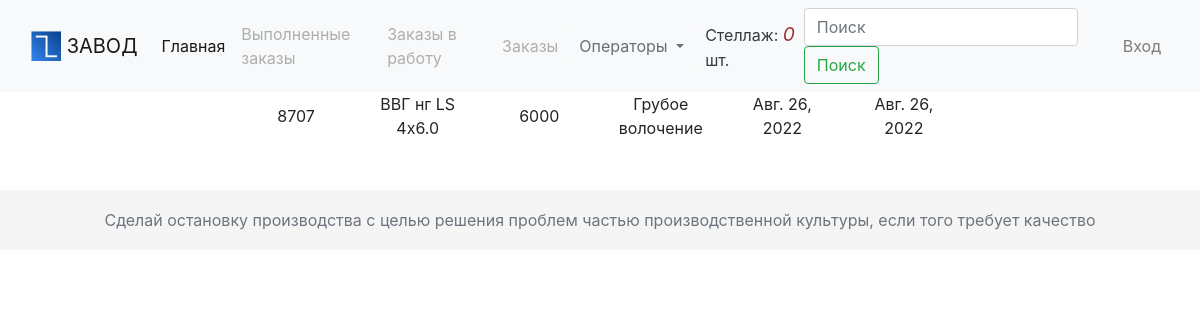
Screenshot of /orders/68/8707-60/ with the database file from the repository.
### orders/models.py (models this page shows, shortened)
class Order(models.Model):
    PLASTIC_CHOICE = [
        ("ВВГ", "ВВГ"),
        ("ППГ", "ППГ"),
    ]
    DESIGN_CHOICE = [
        ("нг", "нг"),
        ("Пнг", "Пнг"),
    ]
    PURPOSE_CHOICE = [
        ("LS", "LS"),
        ("LTx", "LTx"),
        ("FRLS", "FRLS"),
        ("FRLSLTx", "FRLSLTx"),
    ]
    CORES_CHOICE = [
        (1, 1),
        (2, 2),
        (3, 3),
        (4, 4),
        (5, 5),
    ]
    CROSSSECTION_CHOICE = [
        ("0.5", "0.5"),
        ("0.75", "0.75"),
        ("1.0", "1.0"),
        ("1.5", "1.5"),
        ("2.5", "2.5"),
        ("4.0", "4.0"),
        ("6.0", "6.0"),
        ("10", "10"),
    ]
    batch_number = models.IntegerField(
        verbose_name="Номер партии", unique=True, db_index=True
    )
    slug = models.SlugField(max_length=10, db_index=True)
    operation = models.ForeignKey(
        Operation,
        related_name="order_operation",
        on_delete=models.CASCADE,
        default="Грубое волочение",
        verbose_name="Операция",
        db_index=True,
    )
    plastic = models.CharField(
        max_length=3, verbose_name="Пластик", choices=PLASTIC_CHOICE, default="ВВГ"
    )
    design = models.CharField(
        max_length=3, verbose_name="Исполнение", choices=DESIGN_CHOICE, default="нг"
    )
    purpose = models.CharField(
        max_length=7, verbose_name="Назначение", choices=PURPOSE_CHOICE, default="LS"
    )
    cores = models.IntegerField(verbose_name="Количество жил", choices=CORES_CHOICE)
    crosssection = models.CharField(
        max_length=3, verbose_name="Поперечное сечение", choices=CROSSSECTION_CHOICE
    )
    footage = models.IntegerField(verbose_name="Метраж", default=15000)
    created = models.DateField(verbose_name="Дата добавления", auto_now_add=True)
    completion = models.DateField(verbose_name="Дата завершения")
    updated = models.DateField(verbose_name="Дата обновления", auto_now=True)
    finished = models.BooleanField(verbose_name="Готов", default=False, db_index=True)
    discard = models.BooleanField(verbose_name="Брак", default=False, db_index=True)
    in_production = models.BooleanField(
        default=False, db_index=True, verbose_name="В производстве"
    )
    class Meta:
        ordering = (
            "operation",
            "batch_number",
        )
        index_together = (("batch_number", "slug"),)
        verbose_name = "Заказ"
        verbose_name_plural = "Заказы"
    def __str__(self):
        return (
            f"№{self.batch_number} {self.operation} {self.plastic} {self.design} {self.purpose} "
            f"{self.cores}x{self.crosssection}  {self.footage} м."
        )

class Operation(models.Model):
    name = models.CharField(max_length=50, db_index=True)
    slug = models.SlugField(max_length=50, db_index=True)
    def __str__(self):
        return self.name
    class Meta:
        verbose_name = "Тех операция"
        verbose_name_plural = "Тех операции"

### orders/views.py (the view)
# urls.py: path("<int:id>/<slug:slug>/", views.OrderDetailView.as_view(), name="order_detail"),
class OrderDetailView(View):
    def get(self, request, id, slug):
        order = get_object_or_404(Order, id=id, slug=slug)
        return render(
            request,
            "orders/orders_detail.html",
            {
                "order": order,
            },
        )

### shelf/context_processors.py (called while the page is built)
def shelf(request):
    return {"shelf": Shelf(request)}

### shelf/shelf.py (called while the page is built)
    def __len__(self):
        return len(self.shelf)

### orders/templates/orders/orders_detail.html (shortened to what this page needs)
{% extends 'manufactur/base.html' %}
{% block content %}
    <div class="container overflow-hidden text-center">
        <div class="row">
            <div class="col">
                {{ order.batch_number }}
            </div>
            <div class="col">
                {{ order.plastic }} {{ order.design }} {{ order.purpose }} {{ order.cores }}x{{ order.crosssection }}
            </div>
            <div class="col">
                {{ order.footage }}
            </div>
            <div class="col">
                {{ order.operation }}
            </div>
            <div class="col">
                {{ order.created }}
            </div>
            <div class="col">
                {{ order.updated }}
            </div>
        </div>
    </div>
{% endblock %}

### static/css/style.css (style rules this page uses)
html { font-size: 1rem; position: relative; min-height: 100%; }
@media (min-width: 320px) { html { font-size: 0.6rem } }
@media (min-width: 480px) { html { font-size: 0.8rem } }
@media (min-width: 768px) { html { font-size: 0.9rem } }
@media (min-width: 992px) { html { font-size: 0.95rem } }
@media (min-width: 1200px) { html { font-size: 1rem } }
body { font-family:helvetica, sans-serif; }
* { box-sizing: border-box; margin: auto; }

### rows the page displays
Order: batch_number "8707", plastic "ВВГ", design "нг", purpose "LS", cores "4", crosssection "6.0", footage "6000", operation "Грубое волочение", created "Авг. 26, 2022", updated "Авг. 26, 2022"

### other values shown
{{ shelf|length }} "0"
